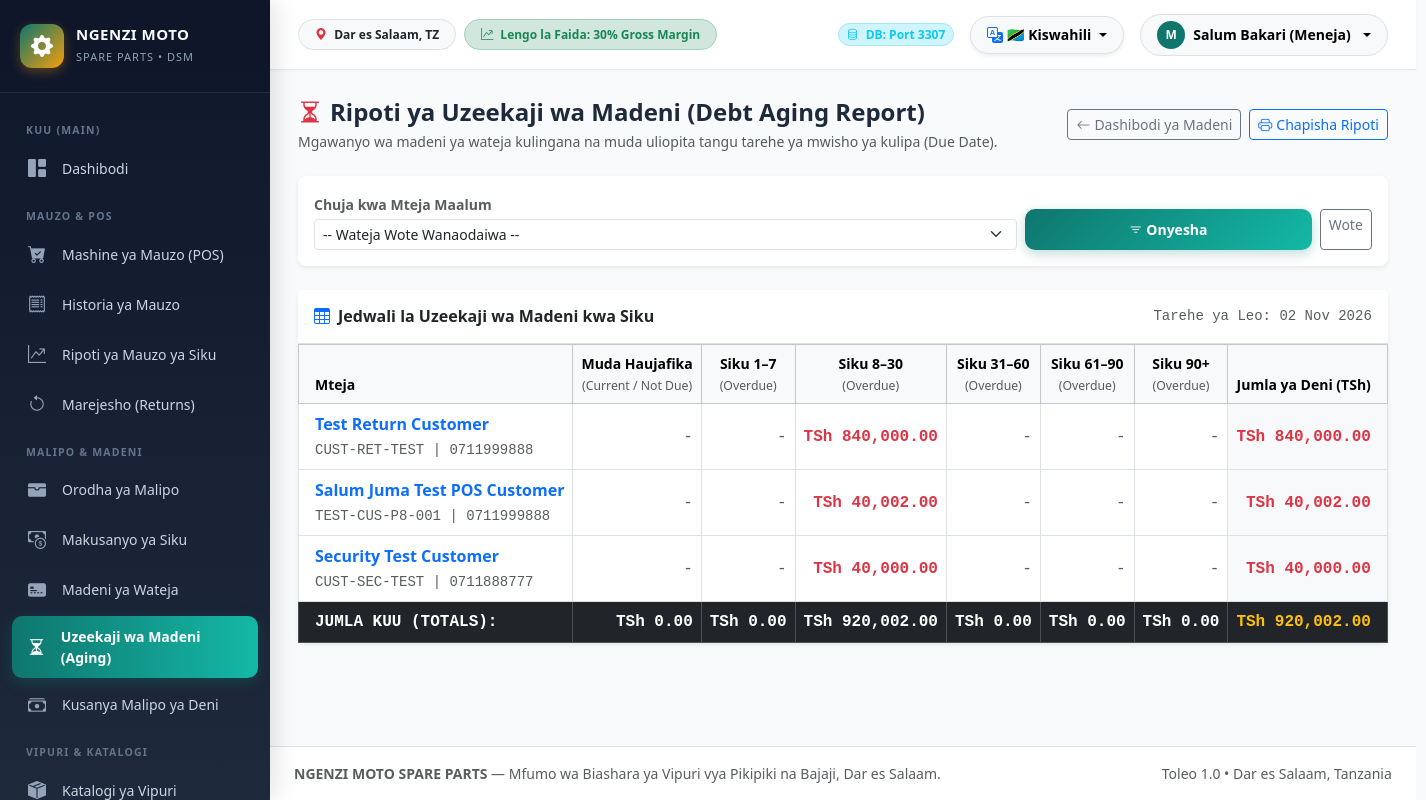
The app's page /index.php?route=debt_aging (signed in) with its own data.
### tables this page shows
CREATE TABLE `customers` (
  `id` int(11) NOT NULL AUTO_INCREMENT,
  `customer_code` varchar(50) NOT NULL,
  `name` varchar(100) NOT NULL,
  `phone` varchar(20) DEFAULT NULL,
  `alternative_phone` varchar(20) DEFAULT NULL,
  `email` varchar(100) DEFAULT NULL,
  `address` varchar(255) DEFAULT NULL,
  `area` varchar(100) DEFAULT NULL,
  `gender` varchar(20) DEFAULT NULL,
  `customer_type` enum('individual','retail','mechanic','garage','business','walk_in','reseller','dealer','other') DEFAULT 'individual',
  `credit_limit` decimal(15,2) DEFAULT 0.00,
  `credit_allowed` tinyint(1) NOT NULL DEFAULT 1,
  `payment_terms` varchar(50) NOT NULL DEFAULT '30 days',
  `credit_status` enum('active','warning','blocked') NOT NULL DEFAULT 'active',
  `current_balance` decimal(15,2) DEFAULT 0.00,
  `notes` text DEFAULT NULL,
  `status` enum('active','inactive','blocked') DEFAULT 'active',
  `created_by` int(11) DEFAULT NULL,
  `updated_by` int(11) DEFAULT NULL,
  `created_at` timestamp NOT NULL DEFAULT current_timestamp(),
  `updated_at` timestamp NOT NULL DEFAULT current_timestamp() ON UPDATE current_timestamp(),
  PRIMARY KEY (`id`),
  UNIQUE KEY `customer_code` (`customer_code`),
  KEY `idx_customer_phone` (`phone`),
  KEY `created_by` (`created_by`),
  KEY `updated_by` (`updated_by`),
  CONSTRAINT `customers_ibfk_1` FOREIGN KEY (`created_by`) REFERENCES `users` (`id`) ON DELETE SET NULL,
  CONSTRAINT `customers_ibfk_2` FOREIGN KEY (`updated_by`) REFERENCES `users` (`id`) ON DELETE SET NULL
);

### app/controllers/DebtController.php (called while the page is built, shortened)
<?php
class DebtController extends Controller {
    public function agingReport(): void {
        $customerId = !empty($_GET['customer_id']) ? (int)$_GET['customer_id'] : null;
        $agingRows = Customer::getDebtAging($customerId);
        $customers = Customer::all(['status' => 'active'], 1, 500);
        $this->render('debt/aging', [
            'pageTitle'  => 'Ripoti ya Uzeekaji wa Madeni (Debt Aging Report) — NGENZI MOTO',
            'activeMenu' => 'debt_aging',
            'agingRows'  => $agingRows,
            'customers'  => $customers,
            'customerId' => $customerId
        ]);
    }
}

### app/models/Customer.php (called while the page is built, shortened)
<?php
class Customer {
    public static function getDebtAging(?int $customerId = null): array {
        $pdo = Database::getConnection();
        $sql = "
            SELECT
                c.id as customer_id, c.customer_code, c.name as customer_name, c.phone as customer_phone,
                c.credit_limit, c.payment_terms,
                COALESCE(SUM(s.balance_due), 0.00) as total_debt,
                COALESCE(SUM(CASE WHEN s.due_date IS NULL OR s.due_date >= CURRENT_DATE() THEN s.balance_due ELSE 0 END), 0.00) as current_not_due,
                COALESCE(SUM(CASE WHEN s.due_date < CURRENT_DATE() AND DATEDIFF(CURRENT_DATE(), s.due_date) BETWEEN 1 AND 7 THEN s.balance_due ELSE 0 END), 0.00) as overdue_1_7,
                COALESCE(SUM(CASE WHEN s.due_date < CURRENT_DATE() AND DATEDIFF(CURRENT_DATE(), s.due_date) BETWEEN 8 AND 30 THEN s.balance_due ELSE 0 END), 0.00) as overdue_8_30,
                COALESCE(SUM(CASE WHEN s.due_date < CURRENT_DATE() AND DATEDIFF(CURRENT_DATE(), s.due_date) BETWEEN 31 AND 60 THEN s.balance_due ELSE 0 END), 0.00) as overdue_31_60,
                COALESCE(SUM(CASE WHEN s.due_date < CURRENT_DATE() AND DATEDIFF(CURRENT_DATE(), s.due_date) BETWEEN 61 AND 90 THEN s.balance_due ELSE 0 END), 0.00) as overdue_61_90,
                COALESCE(SUM(CASE WHEN s.due_date < CURRENT_DATE() AND DATEDIFF(CURRENT_DATE(), s.due_date) > 90 THEN s.balance_due ELSE 0 END), 0.00) as overdue_90_plus
            FROM `sales` s
            JOIN `customers` c ON s.customer_id = c.id
            WHERE s.balance_due > 0 AND s.sale_status != 'cancelled'
        ";
        $params = [];
        $sql .= " GROUP BY c.id, c.customer_code, c.name, c.phone, c.credit_limit, c.payment_terms ORDER BY total_debt DESC";
        $stmt = $pdo->prepare($sql);
        $stmt->execute($params);
        $rows = $stmt->fetchAll(PDO::FETCH_ASSOC);
        return $rows;
    }
}

### app/core/Helper.php (called while the page is built, shortened)
<?php
class Helper {
    public static function formatMoney(float $amount, bool $showSymbol = true): string {
        $formatted = number_format($amount, 2, '.', ',');
        return $showSymbol ? "TSh " . $formatted : $formatted;
    }
    public static function formatCurrency(float $amount, bool $showSymbol = true): string {
        return self::formatMoney($amount, $showSymbol);
    }
}

### views/debt/aging.php (the view, shortened to what this page needs)
<div class="d-flex flex-wrap align-items-center justify-content-between gap-3 mb-4">
    <div>
        <h4 class="fw-bold mb-1">
            <i class="bi bi-hourglass-split text-danger me-2"></i>Ripoti ya Uzeekaji wa Madeni (Debt Aging Report)
        </h4>
        <p class="text-muted small mb-0">Mgawanyo wa madeni ya wateja kulingana na muda uliopita tangu tarehe ya mwisho ya kulipa (Due Date).</p>
    </div>
    <div class="d-flex flex-wrap gap-2">
        <a href="/index.php?route=debts" class="btn btn-outline-secondary btn-sm d-flex align-items-center gap-1">
            <i class="bi bi-arrow-left"></i> Dashibodi ya Madeni
        </a>
        <button onclick="window.print();" class="btn btn-outline-primary btn-sm d-flex align-items-center gap-1">
            <i class="bi bi-printer"></i> Chapisha Ripoti
        </button>
    </div>
</div>
<div class="card border-0 shadow-sm rounded-3 mb-4 no-print-bar">
    <div class="card-body p-3">
        <form method="GET" action="/index.php" class="row g-2 align-items-end">
            <div class="col-md-8">
                <label class="form-label small fw-semibold text-muted mb-1">Chuja kwa Mteja Maalum</label>
                <select name="customer_id" class="form-select form-select-sm">
                    <option value="">-- Wateja Wote Wanaodaiwa --</option>
                </select>
            </div>
            <div class="col-md-4 d-flex gap-2">
                <button type="submit" class="btn btn-primary-custom btn-sm flex-fill">
                    <i class="bi bi-filter"></i> Onyesha
                </button>
                <a href="/index.php?route=debt_aging" class="btn btn-outline-secondary btn-sm">
                    Wote
                </a>
            </div>
        </form>
    </div>
</div>
<div class="card border-0 shadow-sm rounded-3">
    <div class="card-header bg-white border-bottom py-3 d-flex align-items-center justify-content-between">
        <h6 class="fw-bold mb-0 text-dark">
            <i class="bi bi-table text-primary me-2"></i>Jedwali la Uzeekaji wa Madeni kwa Siku
        </h6>
        <span class="small text-muted font-monospace">Tarehe ya Leo: <?= date('d M Y') ?></span>
    </div>
    <div class="card-body p-0">
        <?php if (empty($agingRows)): ?>
            <div class="text-center py-5 text-muted">
                Hakuna madeni yaliyorekodiwa kwa kigezo hiki.
            </div>
        <?php else: ?>
            <div class="table-responsive">
                <table class="table table-bordered table-hover align-middle mb-0 text-nowrap">
                    <thead class="table-light small text-muted text-center">
                        <tr>
                            <th class="text-start ps-3">Mteja</th>
                            <th>Muda Haujafika<br><small class="text-muted fw-normal">(Current / Not Due)</small></th>
                            <th>Siku 1–7<br><small class="text-muted fw-normal">(Overdue)</small></th>
                            <th>Siku 8–30<br><small class="text-muted fw-normal">(Overdue)</small></th>
                            <th>Siku 31–60<br><small class="text-muted fw-normal">(Overdue)</small></th>
                            <th>Siku 61–90<br><small class="text-muted fw-normal">(Overdue)</small></th>
                            <th>Siku 90+<br><small class="text-muted fw-normal">(Overdue)</small></th>
                            <th class="text-end pe-3 bg-light fw-bold">Jumla ya Deni (TSh)</th>
                        </tr>
                    </thead>
                    <tbody>
                        <?php
                            $totCurrent = 0.00;
                            $tot1_7     = 0.00;
                            $tot8_30    = 0.00;
                            $tot31_60   = 0.00;
                            $tot61_90   = 0.00;
                            $tot90Plus  = 0.00;
                            $totGrand   = 0.00;
                        ?>
                        <?php foreach ($agingRows as $row): ?>
                            <?php
                                $cur = (float)$row['current_not_due'];
                                $o1  = (float)$row['overdue_1_7'];
                                $o2  = (float)$row['overdue_8_30'];
                                $o3  = (float)$row['overdue_31_60'];
                                $o4  = (float)$row['overdue_61_90'];
                                $o5  = (float)$row['overdue_90_plus'];
                                $rowTot = (float)$row['total_debt'];
                                $totCurrent += $cur;
                                $tot1_7     += $o1;
                                $tot8_30    += $o2;
                                $tot31_60   += $o3;
                                $tot61_90   += $o4;
                                $tot90Plus  += $o5;
                                $totGrand   += $rowTot;
                            ?>
                            <tr>
                                <td class="ps-3 text-start">
                                    <div class="fw-bold text-dark">
                                        <a href="/index.php?route=debt_customer_profile&id=<?= $row['customer_id'] ?>" class="text-decoration-none">
                                            <?= htmlspecialchars($row['customer_name']) ?>
                                        </a>
                                    </div>
                                    <small class="text-muted font-monospace"><?= htmlspecialchars($row['customer_code']) ?> | <?= htmlspecialchars($row['customer_phone'] ?? '-') ?></small>
                                </td>
                                <td class="text-end font-monospace <?= ($cur > 0) ? 'text-success fw-semibold' : 'text-muted' ?>">
                                    <?= ($cur > 0) ? Helper::formatCurrency($cur) : '-' ?>
                                </td>
                                <td class="text-end font-monospace <?= ($o1 > 0) ? 'text-warning fw-semibold' : 'text-muted' ?>">
                                    <?= ($o1 > 0) ? Helper::formatCurrency($o1) : '-' ?>
                                </td>
                                <td class="text-end font-monospace <?= ($o2 > 0) ? 'text-danger fw-semibold' : 'text-muted' ?>">
                                    <?= ($o2 > 0) ? Helper::formatCurrency($o2) : '-' ?>
                                </td>
                                <td class="text-end font-monospace <?= ($o3 > 0) ? 'text-danger fw-bold' : 'text-muted' ?>">
                                    <?= ($o3 > 0) ? Helper::formatCurrency($o3) : '-' ?>
                                </td>
                                <td class="text-end font-monospace <?= ($o4 > 0) ? 'text-danger fw-bold' : 'text-muted' ?>">
                                    <?= ($o4 > 0) ? Helper::formatCurrency($o4) : '-' ?>
                                </td>
                                <td class="text-end font-monospace <?= ($o5 > 0) ? 'badge-danger fw-bold text-danger' : 'text-muted' ?>">
                                    <?= ($o5 > 0) ? Helper::formatCurrency($o5) : '-' ?>
                                </td>
                                <td class="text-end pe-3 font-monospace fw-bold text-danger bg-light">
                                    <?= Helper::formatCurrency($rowTot) ?>
                                </td>
                            </tr>
                        <?php endforeach; ?>
                    </tbody>
                    <tfoot class="table-dark font-monospace text-end fw-bold">
                        <tr>
                            <td class="text-start ps-3">JUMLA KUU (TOTALS):</td>
                            <td><?= Helper::formatCurrency($totCurrent) ?></td>
                            <td><?= Helper::formatCurrency($tot1_7) ?></td>
                            <td><?= Helper::formatCurrency($tot8_30) ?></td>
                            <td><?= Helper::formatCurrency($tot31_60) ?></td>
                            <td><?= Helper::formatCurrency($tot61_90) ?></td>
                            <td><?= Helper::formatCurrency($tot90Plus) ?></td>
                            <td class="pe-3 text-warning"><?= Helper::formatCurrency($totGrand) ?></td>
                        </tr>
                    </tfoot>
                </table>
            </div>
        <?php endif; ?>
    </div>
</div>

### public/assets/css/style.css (style rules this page uses)
:root { --primary: #0f766e; --primary-hover: #115e59; --primary-light: #ccfbf1; --accent: #f59e0b; --accent-hover: #d97706; --dark-slate: #0f172a; --dark-surface: #1e293b; --card-bg: #ffffff; --border-color: #e2e8f0; --text-main: #1e293b; --text-muted: #64748b; --success: #10b981; --warning: #f59e0b; --danger: #ef4444; --info: #0284c7; --sidebar-width: 270px; --navbar-height: 70px; }
body { font-family: 'Segoe UI', system-ui, -apple-system, sans-serif; background-color: #f8fafc; color: var(--text-main); margin: 0; padding: 0; overflow-x: hidden; }
.btn-primary-custom { background: linear-gradient(135deg, #0f766e 0%, #14b8a6 100%); border: none; color: #fff; padding: 10px 20px; border-radius: 10px; font-weight: 600; font-size: 14px; box-shadow: 0 4px 12px rgba(15, 118, 110, 0.25); transition: all 0.2s ease; }

### records on screen
customers: name "Test Return Customer", customer_code "CUST-RET-TEST", phone "0711999888", o2 "TSh 840,000.00", rowTot "TSh 840,000.00"
customers: name "Salum Juma Test POS Customer", customer_code "TEST-CUS-P8-001", phone "0711999888", o2 "TSh 40,002.00", rowTot "TSh 40,002.00"
customers: name "Security Test Customer", customer_code "CUST-SEC-TEST", phone "0711888777", o2 "TSh 40,000.00", rowTot "TSh 40,000.00"

### other values on screen
substr($user['username'] ?? 'U', 0, 1) "M"
$user['full_name'] "Salum Bakari (Meneja)"
Helper::formatCurrency($totCurrent) "TSh 0.00"
Helper::formatCurrency($tot1_7) "TSh 0.00"
Helper::formatCurrency($tot8_30) "TSh 920,002.00"
Helper::formatCurrency($tot31_60) "TSh 0.00"
Helper::formatCurrency($tot61_90) "TSh 0.00"
Helper::formatCurrency($tot90Plus) "TSh 0.00"
Helper::formatCurrency($totGrand) "TSh 920,002.00"
